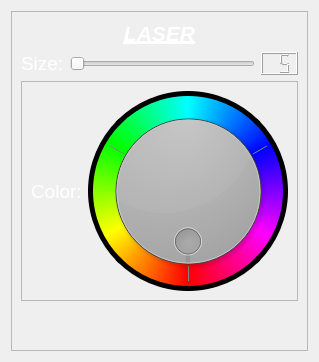
            <widget class="QWidget" name="laserPage">
             <layout class="QVBoxLayout" name="verticalLayout_10">
              <item>
               <widget class="QFrame" name="frame_4">
                <property name="frameShape">
                 <enum>QFrame::StyledPanel</enum>
                </property>
                <property name="frameShadow">
                 <enum>QFrame::Raised</enum>
                </property>
                <layout class="QVBoxLayout" name="verticalLayout_11">
                 <item>
                  <widget class="QLabel" name="LASERLabel">
                   <property name="palette">
                    <palette>
                     <active>
                      <colorrole role="WindowText">
                       <brush brushstyle="SolidPattern">
                        <color alpha="255">
                         <red>255</red>
                         <green>255</green>
                         <blue>255</blue>
                        </color>
                       </brush>
                      </colorrole>
                      <colorrole role="Button">
                       <brush brushstyle="SolidPattern">
                        <color alpha="255">
                         <red>9</red>
                         <green>5</green>
                         <blue>13</blue>
                        </color>
                       </brush>
                      </colorrole>
                      <colorrole role="Base">
                       <brush brushstyle="SolidPattern">
                        <color alpha="255">
                         <red>9</red>
                         <green>5</green>
                         <blue>13</blue>
                        </color>
                       </brush>
                      </colorrole>
                      <colorrole role="Window">
                       <brush brushstyle="SolidPattern">
                        <color alpha="255">
                         <red>9</red>
                         <green>5</green>
                         <blue>13</blue>
                        </color>
                       </brush>
                      </colorrole>
                     </active>
                     <inactive>
                      <colorrole role="WindowText">
                       <brush brushstyle="SolidPattern">
                        <color alpha="255">
                         <red>255</red>
                         <green>255</green>
                         <blue>255</blue>
                        </color>
                       </brush>
                      </colorrole>
                      <colorrole role="Button">
                       <brush brushstyle="SolidPattern">
                        <color alpha="255">
                         <red>9</red>
                         <green>5</green>
                         <blue>13</blue>
                        </color>
                       </brush>
                      </colorrole>
                      <colorrole role="Base">
                       <brush brushstyle="SolidPattern">
                        <color alpha="255">
                         <red>9</red>
                         <green>5</green>
                         <blue>13</blue>
                        </color>
                       </brush>
                      </colorrole>
                      <colorrole role="Window">
                       <brush brushstyle="SolidPattern">
                        <color alpha="255">
                         <red>9</red>
                         <green>5</green>
                         <blue>13</blue>
                        </color>
                       </brush>
                      </colorrole>
                     </inactive>
                     <disabled>
                      <colorrole role="WindowText">
                       <brush brushstyle="SolidPattern">
                        <color alpha="255">
                         <red>120</red>
                         <green>120</green>
                         <blue>120</blue>
                        </color>
                       </brush>
                      </colorrole>
                      <colorrole role="Button">
                       <brush brushstyle="SolidPattern">
                        <color alpha="255">
                         <red>9</red>
                         <green>5</green>
                         <blue>13</blue>
                        </color>
                       </brush>
                      </colorrole>
                      <colorrole role="Base">
                       <brush brushstyle="SolidPattern">
                        <color alpha="255">
                         <red>9</red>
                         <green>5</green>
                         <blue>13</blue>
                        </color>
                       </brush>
                      </colorrole>
                      <colorrole role="Window">
                       <brush brushstyle="SolidPattern">
                        <color alpha="255">
                         <red>9</red>
                         <green>5</green>
                         <blue>13</blue>
                        </color>
                       </brush>
                      </colorrole>
                     </disabled>
                    </palette>
                   </property>
                   <property name="font">
                    <font>
                     <pointsize>16</pointsize>
                     <weight>75</weight>
                     <italic>true</italic>
                     <bold>true</bold>
                     <underline>true</underline>
                    </font>
                   </property>
                   <property name="text">
                    <string>LASER</string>
                   </property>
                   <property name="alignment">
                    <set>Qt::AlignCenter</set>
                   </property>
                  </widget>
                 </item>
                 <item>
                  <layout class="QHBoxLayout" name="horizontalLayout_16">
                   <item>
                    <widget class="QLabel" name="laserSizeLabel">
                     <property name="palette">
                      <palette>
                       <active>
                        <colorrole role="WindowText">
                         <brush brushstyle="SolidPattern">
                          <color alpha="255">
                           <red>255</red>
                           <green>255</green>
                           <blue>255</blue>
                          </color>
                         </brush>
                        </colorrole>
                        <colorrole role="Button">
                         <brush brushstyle="SolidPattern">
                          <color alpha="255">
                           <red>9</red>
                           <green>5</green>
                           <blue>13</blue>
                          </color>
                         </brush>
                        </colorrole>
                        <colorrole role="Base">
                         <brush brushstyle="SolidPattern">
                          <color alpha="255">
                           <red>9</red>
                           <green>5</green>
                           <blue>13</blue>
                          </color>
                         </brush>
                        </colorrole>
                        <colorrole role="Window">
                         <brush brushstyle="SolidPattern">
                          <color alpha="255">
                           <red>9</red>
                           <green>5</green>
                           <blue>13</blue>
                          </color>
                         </brush>
                        </colorrole>
                       </active>
                       <inactive>
                        <colorrole role="WindowText">
                         <brush brushstyle="SolidPattern">
                          <color alpha="255">
                           <red>255</red>
                           <green>255</green>
                           <blue>255</blue>
                          </color>
                         </brush>
                        </colorrole>
                        <colorrole role="Button">
                         <brush brushstyle="SolidPattern">
                          <color alpha="255">
                           <red>9</red>
                           <green>5</green>
                           <blue>13</blue>
                          </color>
                         </brush>
                        </colorrole>
                        <colorrole role="Base">
                         <brush brushstyle="SolidPattern">
                          <color alpha="255">
                           <red>9</red>
                           <green>5</green>
                           <blue>13</blue>
                          </color>
                         </brush>
                        </colorrole>
                        <colorrole role="Window">
                         <brush brushstyle="SolidPattern">
                          <color alpha="255">
                           <red>9</red>
                           <green>5</green>
                           <blue>13</blue>
                          </color>
                         </brush>
                        </colorrole>
                       </inactive>
                       <disabled>
                        <colorrole role="WindowText">
                         <brush brushstyle="SolidPattern">
                          <color alpha="255">
                           <red>120</red>
                           <green>120</green>
                           <blue>120</blue>
                          </color>
                         </brush>
                        </colorrole>
                        <colorrole role="Button">
                         <brush brushstyle="SolidPattern">
                          <color alpha="255">
                           <red>9</red>
                           <green>5</green>
                           <blue>13</blue>
                          </color>
                         </brush>
                        </colorrole>
                        <colorrole role="Base">
                         <brush brushstyle="SolidPattern">
                          <color alpha="255">
                           <red>9</red>
                           <green>5</green>
                           <blue>13</blue>
                          </color>
                         </brush>
                        </colorrole>
                        <colorrole role="Window">
                         <brush brushstyle="SolidPattern">
                          <color alpha="255">
                           <red>9</red>
                           <green>5</green>
                           <blue>13</blue>
                          </color>
                         </brush>
                        </colorrole>
                       </disabled>
                      </palette>
                     </property>
                     <property name="font">
                      <font>
                       <pointsize>14</pointsize>
                      </font>
                     </property>
                     <property name="text">
                      <string>Size:</string>
                     </property>
                    </widget>
                   </item>
                   <item>
                    <widget class="QSlider" name="laserSizeSlider">
                     <property name="minimum">
                      <number>5</number>
                     </property>
                     <property name="maximum">
                      <number>25</number>
                     </property>
                     <property name="orientation">
                      <enum>Qt::Horizontal</enum>
                     </property>
                    </widget>
                   </item>
                   <item>
                    <widget class="QLCDNumber" name="laserSizeLCD">
                     <property name="digitCount">
                      <number>2</number>
                     </property>
                     <property name="segmentStyle">
                      <enum>QLCDNumber::Filled</enum>
                     </property>
                     <property name="value" stdset="0">
                      <double>5.000000000000000</double>
                     </property>
                     <property name="intValue" stdset="0">
                      <number>5</number>
                     </property>
                    </widget>
                   </item>
                  </layout>
                 </item>
                 <item>
                  <widget class="QFrame" name="frame_7">
                   <property name="frameShape">
                    <enum>QFrame::StyledPanel</enum>
                   </property>
                   <property name="frameShadow">
                    <enum>QFrame::Raised</enum>
                   </property>
                   <layout class="QHBoxLayout" name="horizontalLayout_15">
                    <item>
                     <widget class="QLabel" name="shapeLabel_5">
                      <property name="palette">
                       <palette>
                        <active>
                         <colorrole role="WindowText">
                          <brush brushstyle="SolidPattern">
                           <color alpha="255">
                            <red>255</red>
                            <green>255</green>
                            <blue>255</blue>
                           </color>
                          </brush>
                         </colorrole>
                         <colorrole role="Button">
                          <brush brushstyle="SolidPattern">
                           <color alpha="255">
                            <red>9</red>
                            <green>5</green>
                            <blue>13</blue>
                           </color>
                          </brush>
                         </colorrole>
                         <colorrole role="Base">
                          <brush brushstyle="SolidPattern">
                           <color alpha="255">
                            <red>9</red>
                            <green>5</green>
                            <blue>13</blue>
                           </color>
                          </brush>
                         </colorrole>
                         <colorrole role="Window">
                          <brush brushstyle="SolidPattern">
                           <color alpha="255">
                            <red>9</red>
                            <green>5</green>
                            <blue>13</blue>
                           </color>
                          </brush>
                         </colorrole>
                        </active>
                        <inactive>
                         <colorrole role="WindowText">
                          <brush brushstyle="SolidPattern">
                           <color alpha="255">
                            <red>255</red>
                            <green>255</green>
                            <blue>255</blue>
                           </color>
                          </brush>
                         </colorrole>
                         <colorrole role="Button">
                          <brush brushstyle="SolidPattern">
                           <color alpha="255">
                            <red>9</red>
                            <green>5</green>
                            <blue>13</blue>
                           </color>
                          </brush>
                         </colorrole>
                         <colorrole role="Base">
                          <brush brushstyle="SolidPattern">
                           <color alpha="255">
                            <red>9</red>
                            <green>5</green>
                            <blue>13</blue>
                           </color>
                          </brush>
                         </colorrole>
                         <colorrole role="Window">
                          <brush brushstyle="SolidPattern">
                           <color alpha="255">
                            <red>9</red>
                            <green>5</green>
                            <blue>13</blue>
                           </color>
                          </brush>
                         </colorrole>
                        </inactive>
                        <disabled>
                         <colorrole role="WindowText">
                          <brush brushstyle="SolidPattern">
                           <color alpha="255">
                            <red>120</red>
                            <green>120</green>
                            <blue>120</blue>
                           </color>
                          </brush>
                         </colorrole>
                         <colorrole role="Button">
                          <brush brushstyle="SolidPattern">
                           <color alpha="255">
                            <red>9</red>
                            <green>5</green>
                            <blue>13</blue>
                           </color>
                          </brush>
                         </colorrole>
                         <colorrole role="Base">
                          <brush brushstyle="SolidPattern">
                           <color alpha="255">
                            <red>9</red>
                            <green>5</green>
                            <blue>13</blue>
                           </color>
                          </brush>
                         </colorrole>
                         <colorrole role="Window">
                          <brush brushstyle="SolidPattern">
                           <color alpha="255">
                            <red>9</red>
                            <green>5</green>
                            <blue>13</blue>
                           </color>
                          </brush>
                         </colorrole>
                        </disabled>
                       </palette>
                      </property>
                      <property name="font">
                       <font>
                        <pointsize>14</pointsize>
                       </font>
                      </property>
                      <property name="text">
                       <string>Color:</string>
                      </property>
                     </widget>
                    </item>
                    <item>
                     <widget class="QFrame" name="laserColorPickerFrame">
                      <property name="sizePolicy">
                       <sizepolicy hsizetype="Fixed" vsizetype="Fixed">
                        <horstretch>0</horstretch>
                        <verstretch>0</verstretch>
                       </sizepolicy>
                      </property>
                      <property name="minimumSize">
                       <size>
                        <width>200</width>
                        <height>200</height>
                       </size>
                      </property>
                      <property name="styleSheet">
                       <string notr="true">
border: 5px solid ;
border-radius: 100px;
border-style: outset;
padding: 5px;

background-color: qconicalgradient(cx:0.5, cy:0.5, angle:270, stop:0 rgba(255, 0, 0, 255), stop:0.17 rgba(255, 0, 255, 255), stop:0.33 rgba(0, 0, 255, 255), stop:0.5 rgba(0, 255, 255, 255), stop:0.66 rgba(0, 255, 0, 255), stop:0.83 rgba(255, 255, 0, 255), stop:1 rgba(255, 0, 0, 255));</string>
                      </property>
                      <property name="frameShape">
                       <enum>QFrame::NoFrame</enum>
                      </property>
                      <property name="frameShadow">
                       <enum>QFrame::Raised</enum>
                      </property>
                      <layout class="QVBoxLayout" name="verticalLayout_18">
                       <property name="spacing">
                        <number>0</number>
                       </property>
                       <property name="leftMargin">
                        <number>0</number>
                       </property>
                       <property name="topMargin">
                        <number>0</number>
                       </property>
                       <property name="rightMargin">
                        <number>0</number>
                       </property>
                       <property name="bottomMargin">
                        <number>0</number>
                       </property>
                       <item>
                        <widget class="QDial" name="laserColorDial">
                         <property name="styleSheet">
                          <string notr="true"/>
                         </property>
                         <property name="maximum">
                          <number>359</number>
                         </property>
                         <property name="value">
                          <number>0</number>
                         </property>
                         <property name="sliderPosition">
                          <number>0</number>
                         </property>
                         <property name="orientation">
                          <enum>Qt::Horizontal</enum>
                         </property>
                         <property name="wrapping">
                          <bool>true</bool>
                         </property>
                         <property name="notchTarget">
                          <double>120.000000000000000</double>
                         </property>
                         <property name="notchesVisible">
                          <bool>true</bool>
                         </property>
                        </widget>
                       </item>
                      </layout>
                     </widget>
                    </item>
                   </layout>
                  </widget>
                 </item>
                 <item>
                  <spacer name="verticalSpacer_5">
                   <property name="orientation">
                    <enum>Qt::Vertical</enum>
                   </property>
                   <property name="sizeHint" stdset="0">
                    <size>
                     <width>20</width>
                     <height>40</height>
                    </size>
                   </property>
                  </spacer>
                 </item>
                </layout>
               </widget>
              </item>
             </layout>
            </widget>
